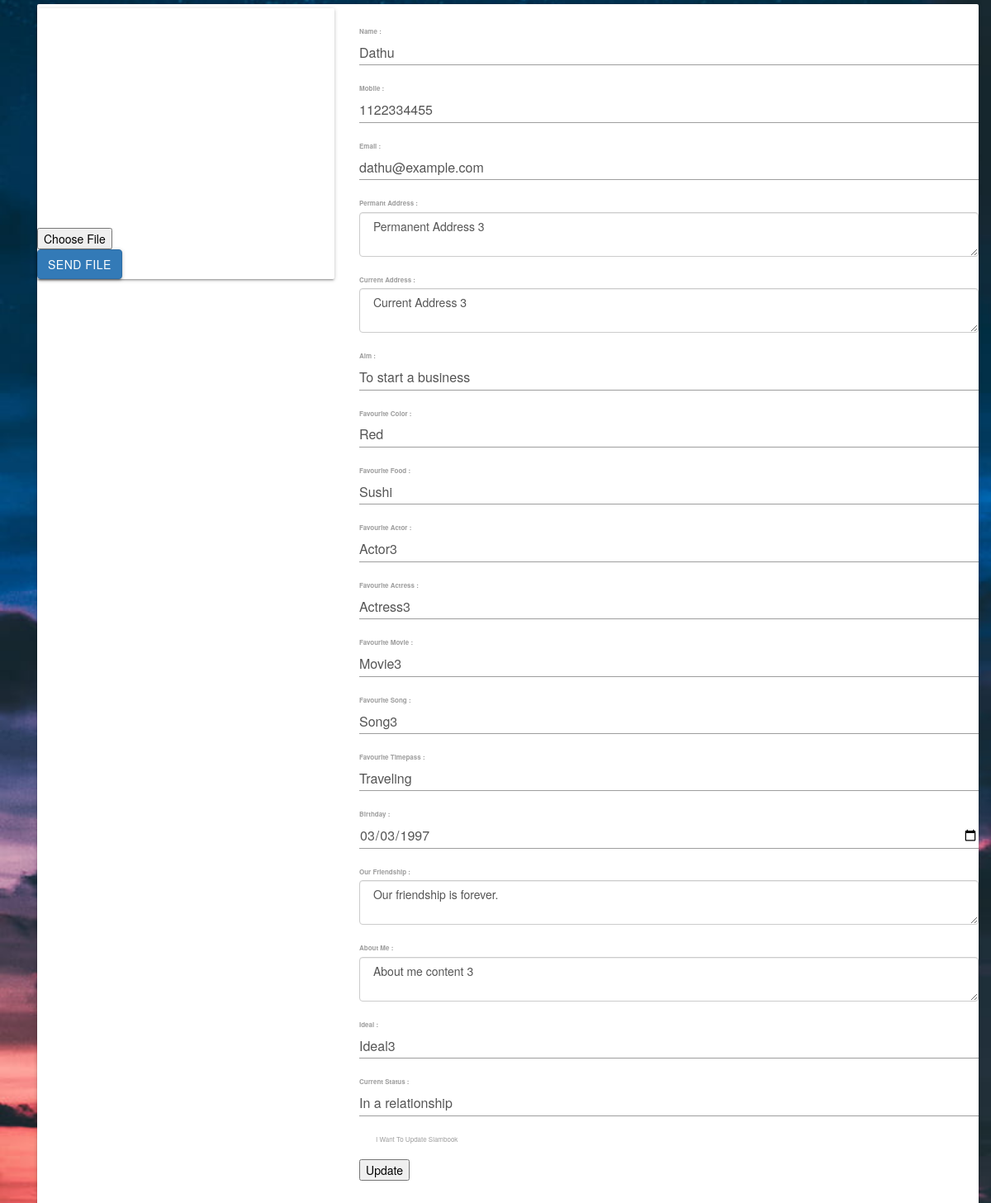
/admin/view.php?fname=Dathu (signed in), run on the app's committed database.
### tables this page shows
CREATE TABLE `finfo` (
  `id` int NOT NULL AUTO_INCREMENT,
  `fname` varchar(255) DEFAULT NULL,
  `mobile` varchar(11) DEFAULT NULL,
  `email` varchar(50) DEFAULT NULL,
  `adrper` text,
  `adrcur` text,
  `aim` varchar(255) DEFAULT NULL,
  `fcolor` varchar(50) DEFAULT NULL,
  `ffood` varchar(50) DEFAULT NULL,
  `factor` varchar(50) DEFAULT NULL,
  `factress` varchar(50) DEFAULT NULL,
  `fmovie` varchar(50) DEFAULT NULL,
  `fsong` varchar(50) DEFAULT NULL,
  `ourf` text,
  `ftp` varchar(50) DEFAULT NULL,
  `ideal` varchar(50) DEFAULT NULL,
  `aboutme` text,
  `status` varchar(50) DEFAULT NULL,
  `dob` date DEFAULT NULL,
  `lastupdated` text,
  `added` datetime NOT NULL DEFAULT CURRENT_TIMESTAMP,
  PRIMARY KEY (`id`)
);

### friend/finfo_form.php (the view)
<link rel="stylesheet" href="finfi_form.css">
<form action="" method="POST">
					  <div class="form-group">
					    <label for="name">Name : </label>
					    <input type="text" class="form-control" name="fname" value="<?php echo $_SESSION['fname']; ?>" readonly>
					  </div>
					  <div class="form-group">
					    <label for="mobile">Mobile : </label>
					    <input type="Number" class="form-control" name="mobile" value="<?php echo $finfo_rows['mobile']; ?>" >
					  </div>
					  <div class="form-group">
					    <label for="email">Email : </label>
					    <input type="email" class="form-control" name="email" value="<?php echo $finfo_rows['email']; ?>" >
					  </div>
					  <div class="form-group">
					    <label for="Permant Address">Permant Address : </label>
					    <textarea type="text" class="form-control" name="adrper" > <?php echo $finfo_rows['adrper']; ?></textarea>
					  </div>
					  <div class="form-group">
					    <label for="Current Address">Current Address : </label>
					    <textarea type="text" class="form-control" name="adrcur"> <?php echo $finfo_rows['adrcur']; ?> </textarea>
					  </div>
					  <div class="form-group">
					    <label for="Aim">Aim : </label>
					    <input type="text" class="form-control" name="aim" value="<?php echo $finfo_rows['aim']; ?>" >
					  </div>
					  <div class="form-group">
					    <label for="fcolor">Favourite Color : </label>
					    <input type="text" class="form-control" name="fcolor" value="<?php echo $finfo_rows['fcolor']; ?>" >
					  </div>
					  <div class="form-group">
					    <label for="ffood">Favourite Food : </label>
					    <input type="text" class="form-control" name="ffood" value="<?php echo $finfo_rows['ffood']; ?>" >
					  </div>
					  <div class="form-group">
					    <label for="factor">Favourite Actor : </label>
					    <input type="text" class="form-control" name="factor" value="<?php echo $finfo_rows['factor']; ?>" >
					  </div>
					  <div class="form-group">
					    <label for="factress">Favourite Actress : </label>
					    <input type="text" class="form-control" name="factress" value="<?php echo $finfo_rows['factress']; ?>" >
					  </div>
					  <div class="form-group">
					    <label for="fmovie">Favourite Movie : </label>
					    <input type="text" class="form-control" name="fmovie" value="<?php echo $finfo_rows['fmovie']; ?>" >
					  </div>
					  <div class="form-group">
					    <label for="fsong">Favourite Song : </label>
					    <input type="text" class="form-control" name="fsong" value="<?php echo $finfo_rows['fsong']; ?>" >
					  </div>
					  <div class="form-group">
					    <label for="ftp">Favourite Timepass : </label>
					    <input type="text" class="form-control" name="ftp" value="<?php echo $finfo_rows['ftp']; ?>" >
					  </div>
					  <div class="form-group">
					    <label for="dob">Birthday : </label>
					    <input type="date" class="form-control" name="dob" value="<?php echo $finfo_rows['dob']; ?>" >
					  </div>
					  <div class="form-group">
					    <label for="ourf">Our Friendship : </label>
					    <textarea type="text" class="form-control" name="ourf"> <?php echo $finfo_rows['ourf']; ?> </textarea>
					  </div>
					  <div class="form-group">
					    <label for="aboutme">About Me : </label>
					    <textarea type="text" class="form-control" name="aboutme" > <?php echo $finfo_rows['aboutme']; ?> </textarea>
					  </div>
					  <div class="form-group">
					    <label for="ideal">Ideal : </label>
					    <input type="text" class="form-control" name="ideal" value="<?php echo $finfo_rows['ideal']; ?>" >
					  </div>
					  <div class="form-group">
					    <label for="status">Current Status : </label>
					    <input type="text" class="form-control" name="status" value="<?php echo $finfo_rows['status']; ?>" >
					  </div>
					  <div class="checkbox">
					    <label><input type="checkbox"> I Want To Update Slambook </label>
					  </div>
					  <div class="form-group">
					  <input type="submit" name="update" value="Update" style="color: black;">
					  </div>
					</form>

### friend/index.css (style rules this page uses)
body { background-image: url("../images/bk4.jpg"); background-size: cover; background-attachment: fixed; background-position: center; color: white; }

### friend/finfi_form.css (style rules this page uses)
body { background-image: url("../images/bk4.jpg"); background-size: cover; background-attachment: fixed; background-position: center; color: white; }

### admin/view.php (style rules this page uses)
body { color : white; }

### data on the page
finfo: mobile "1122334455", email "dathu@example.com", adrper "Permanent Address 3", adrcur "Current Address 3", aim "To start a business", fcolor "Red", ffood "Sushi", factor "Actor3", factress "Actress3", fmovie "Movie3", fsong "Song3", ftp "Traveling", dob "03/03/1997", ourf "Our friendship is forever.", aboutme "About me content 3", ideal "Ideal3", status "In a relationship"
